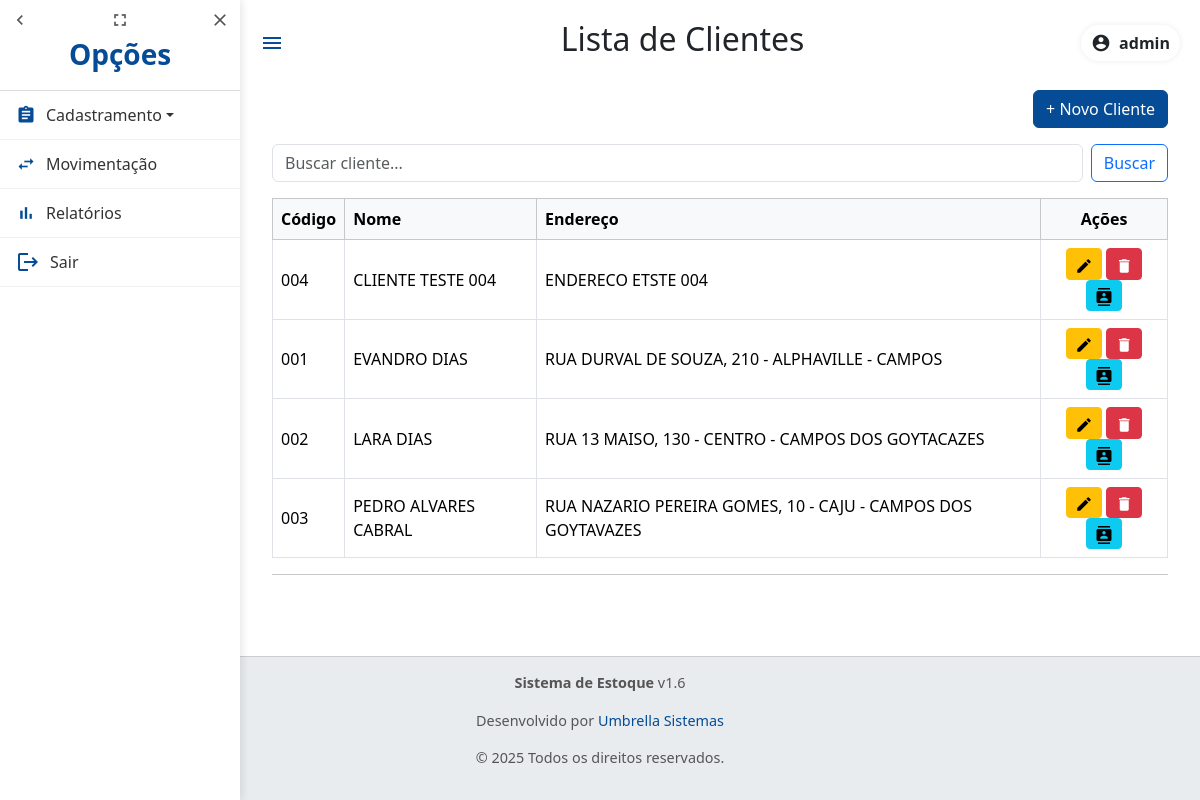
The app's page /clientes/ (signed in), older data.
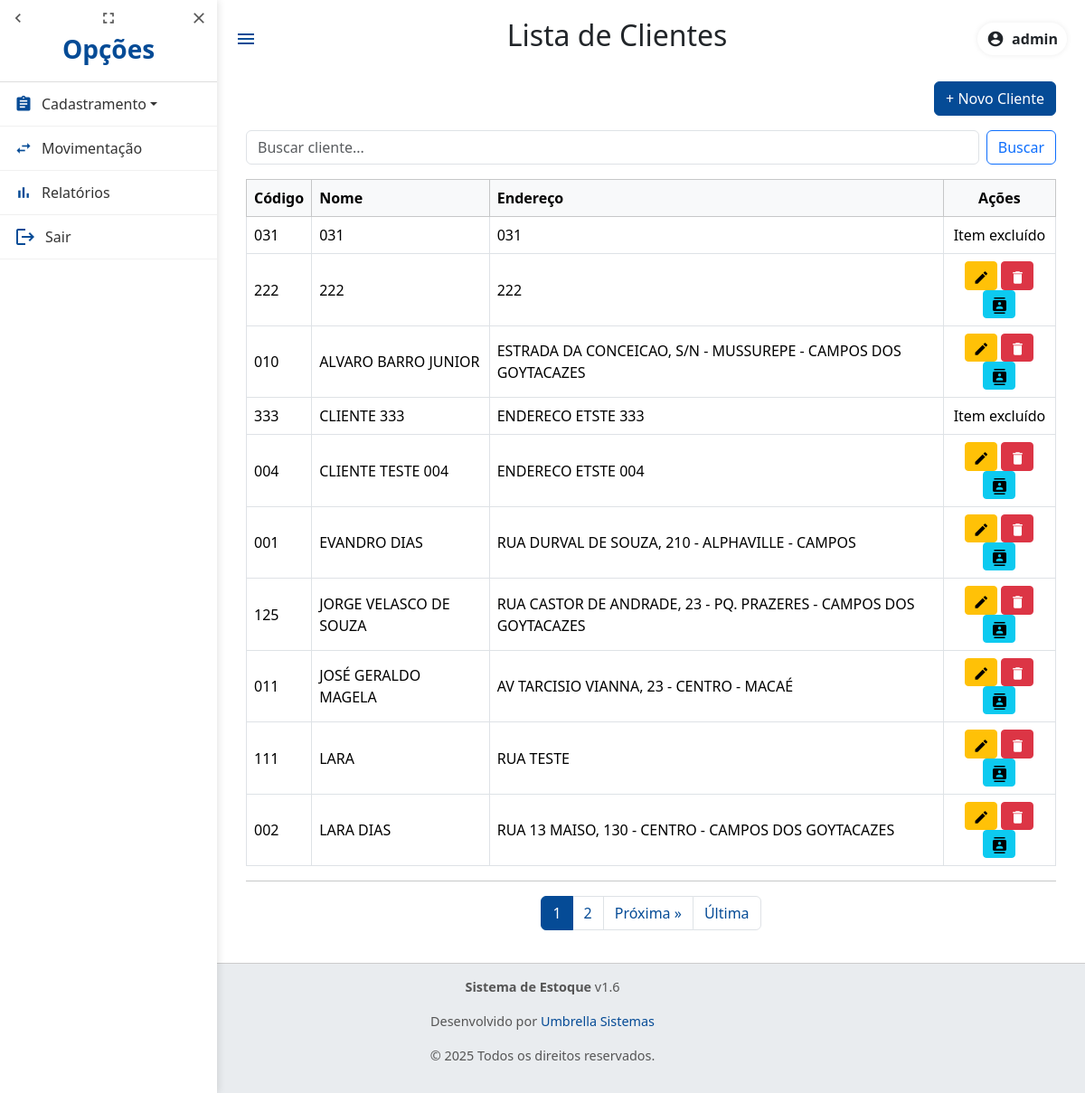
The same page, newer data.
### estoque/models.py (models this page shows, shortened)
class Cliente(models.Model):
    codigo = models.CharField(
        max_length=20,
        unique=True,
        verbose_name="Código"
    )
    nome = models.CharField(
        max_length=255,
        verbose_name="Nome"
    )
    endereco = models.CharField(
        max_length=255,
        verbose_name="Endereco",
        help_text="Endereço completo (Lograduro, N.Imovel, Bairro, Cidade, CEP)"
    )
    is_excluido = models.BooleanField(
        default=False,
        verbose_name="Excluído"
    )
    class Meta:
        verbose_name = "Cliente"
        verbose_name_plural = "Clientes"
        ordering = ['nome']

### estoque/views.py (the view)
# urls.py: path('clientes/', views.cliente_list, name='cliente_list'),
@login_required(login_url='login')
def cliente_list(request):
    query = request.GET.get('q')
    clientes = Cliente.objects.order_by('nome')
    if query:
        clientes = clientes.filter(nome__icontains=query)
    paginator = Paginator(clientes, 10)  # 10 produtos por página
    page_number = request.GET.get('page')
    clientes = paginator.get_page(page_number)
    return render(request, 'cliente_list.html', {'clientes': clientes})

### templates/cliente_list.html (shortened to what this page needs)
{% extends 'base.html' %}
{% block page_title %}Lista de Clientes{% endblock %}
{% block content %}
<div class="container mt-4">
    <div class="mb-3 text-end">
        <a href="{% url 'cliente_create' %}" class="btn btn-primary">+ Novo Cliente</a>
    </div>
    <form method="get" class="mb-3 d-flex" role="search">
        <input type="text" name="q" class="form-control me-2" placeholder="Buscar cliente..." value="{{ request.GET.q }}">
        <button type="submit" class="btn btn-outline-primary">Buscar</button>
    </form>
    <div class="table-responsive">
        <table class="table table-hover table-bordered align-middle">
            <thead class="table-light">
                <tr>
                    <th>Código</th>
                    <th>Nome</th>
                    <th>Endereço</th>
                    <th class="text-center">Ações</th>
                </tr>
            </thead>
            <tbody>
                {% for cliente in clientes %}
                    <tr>
                        <td>{{ cliente.codigo }}</td>
                        <td>{{ cliente.nome }}</td>
                        <td>{{ cliente.endereco }}</td>
                        <td class="text-center">
                            {% if not cliente.is_excluido %}
                                <a href="{% url 'cliente_update' cliente.pk %}" class="btn btn-sm btn-warning" title="Editar">
                                    <span class="material-icons">edit</span>
                                </a>
                                <a href="{% url 'cliente_delete' cliente.pk %}" class="btn btn-sm btn-danger" title="Excluir">
                                    <span class="material-icons">delete</span>
                                </a>
                                <button class="btn btn-sm btn-info ver-contatos" data-id="{{ cliente.pk }}" title="Ver Contatos">
                                    <span class="material-icons">contacts</span>
                                </button>
                            {% else %}
                                Item excluído
                            {% endif %}
                        </td>
                    </tr>
                {% empty %}
                    <tr><td colspan="4" class="text-center">Nenhum cliente cadastrado.</td></tr>
                {% endfor %}
            </tbody>
        </table>
        <hr>
        {% if clientes.has_other_pages %}
            <nav aria-label="Navegação de páginas">
            <ul class="pagination justify-content-center">
                {% for num in clientes.paginator.page_range %}
                {% if clientes.number == num %}
                    <li class="page-item active"><span class="page-link">{{ num }}</span></li>
                {% elif num > clientes.number|add:'-3' and num < clientes.number|add:'3' %}
                    <li class="page-item"><a class="page-link" href="?page={{ num }}{% if request.GET.q %}&q={{ request.GET.q }}{% endif %}">{{ num }}</a></li>
                {% endif %}
                {% endfor %}
                {% if clientes.has_next %}
                <li class="page-item">
                    <a class="page-link" href="?page={{ clientes.next_page_number }}{% if request.GET.q %}&q={{ request.GET.q }}{% endif %}">Próxima &raquo;</a>
                </li>
                <li class="page-item">
                    <a class="page-link" href="?page={{ clientes.paginator.num_pages }}{% if request.GET.q %}&q={{ request.GET.q }}{% endif %}">Última</a>
                </li>
                {% endif %}
            </ul>
            </nav>
        {% endif %}
    </div>
</div>
{% endblock %}

### templates/base.html (shortened to what this page needs)
{% load static %}
<!DOCTYPE html>
<html lang="pt-BR">
<head>
    <link rel="stylesheet" href="{% static 'css/style.css' %}">
    <link href="https://cdn.jsdelivr.net/npm/bootstrap@5.3.2/dist/css/bootstrap.min.css" rel="stylesheet">
</head>
<body>
<nav id="sidebar" class="sidebar">
    <div class="sidebar-header">
        <div class="menu-buttons">
            <span class="material-icons" onclick="toggleSidebar()">chevron_left</span>
            <span class="material-icons" onclick="expandSidebar()">fullscreen</span>
            <span class="material-icons" onclick="closeSidebar()">close</span>
        </div>
        <h3 class="logo-text">Opções</h3>
    </div>
    <ul class="menu">
        <li class="dropdown">
            <a href="#" class="dropdown-toggle" data-bs-toggle="dropdown">
                <span class="material-icons">assignment</span> Cadastramento
            </a>
        </li>
        <li>
            <a href="{% url 'produto_list' %}"><span class="material-icons">swap_horiz</span> Movimentação</a>
        </li>
        <li>
            <a href="{% url 'produto_list' %}"><span class="material-icons">bar_chart</span> Relatórios</a>
        </li>
        <li>
            <form method="post" action="{% url 'logout' %}" class="d-flex">
                <button type="submit" class="btn-logout">
                    <span class="material-icons">logout</span> Sair
                </button>
            </form>
        </li>
    </ul>
</nav>
<div class="content">
    <header class="app-header">
        <span class="material-icons hamburger" onclick="toggleSidebar()">menu</span>
        <h2>{% block page_title %}{% endblock %}</h2>
        <div class="user-bar">
            {% if request.user.is_authenticated %}
                <div class="user-chip">
                    <span class="material-icons">account_circle</span>
                    <span class="user-name">
                        {{ request.user.get_full_name|default:request.user.username }}
                    </span>
                </div>
            {% else %}
                <a href="{% url 'login' %}" class="btn btn-sm btn-primary">Entrar</a>
            {% endif %}
        </div>
    </header>
    <main>
        {% block content %}{% endblock %}
    </main>
</div>
<footer class="main-footer">
    <p><strong>Sistema de Estoque</strong> v1.6</p>
    <p>Desenvolvido por <a href="https://www.suaempresa.com.br" target="_blank">Umbrella Sistemas</a></p>
    <p>&copy; 2025 Todos os direitos reservados.</p>
</footer>
</body>
</html>

### static/css/style.css (style rules this page uses)
body { margin: 0; font-family: "Segoe UI", Arial, sans-serif; background-color: #f8f9fa; }
.sidebar { position: fixed; top: 0; left: 0; width: 240px; height: 100%; background: #ffffff; box-shadow: 2px 0 8px rgba(0,0,0,0.1); transition: width 0.3s ease, transform 0.3s ease; z-index: 1000; display: flex; flex-direction: column; }
.sidebar-header { padding: 10px; border-bottom: 1px solid #ddd; display: flex; flex-direction: column; align-items: center; }
.menu-buttons { display: flex; justify-content: space-between; width: 100%; }
.menu-buttons .material-icons { cursor: pointer; font-size: 20px; color: #555; transition: color 0.2s; }
.logo-text { margin-top: 8px; font-weight: bold; color: #054b96; }
.menu { list-style: none; padding: 0; margin: 0; flex: 1; }
.menu li { border-bottom: 1px solid #f0f0f0; }
.menu li a { display: flex; align-items: center; padding: 12px 16px; text-decoration: none; color: #333; font-weight: 500; transition: background 0.2s ease; }
.menu li a .material-icons { margin-right: 10px; font-size: 20px; color: #054b96; }
.content { margin-left: 240px; transition: margin-left 0.3s ease; padding: 20px; }
.hamburger { display: none; font-size: 28px; background: none; border: none; cursor: pointer; color: #054b96; }
.btn-primary { background-color: #054b96 !important; border-color: #054b96 !important; color: white !important; }
.btn-logout { background: none; border: none; padding: 12px 16px; font: inherit; color: #333; cursor: pointer; display: flex; align-items: center; width: 100%; text-align: left; }
.btn-logout .material-icons { margin-right: 10px; color: #054b96; }
.btn .material-icons { font-size: 18px; vertical-align: middle; line-height: 1; }
.pagination .page-item.active .page-link { background-color: #054b96; border-color: #054b96; color: white; }
.pagination .page-link { color: #054b96; }
html, body { height: 100%; }
body { display: flex; flex-direction: column; }
.content { flex: 1; }
.main-footer { padding: 15px; text-align: center; border-top: 1px solid #ccc; font-size: 0.9em; color: #555; background-color: #e9ecef; }
.main-footer a { color: #054b96; text-decoration: none; }
.app-header { display: flex; align-items: center; justify-content: space-between; gap: .75rem; }
.user-bar { display: flex; align-items: center; }
.user-chip { display: flex; align-items: center; gap: .5rem; background: #fff; padding: 6px 10px; border-radius: 999px; box-shadow: 0 0 6px rgba(0,0,0,0.08); }
.user-chip .material-icons { font-size: 20px; }
.user-name { font-weight: 600; }

Row changes from the older to the newer data that the page shows:
no longer on this page (row unchanged): Cliente: codigo "003", nome "PEDRO ALVARES CABRAL", endereco "RUA NAZARIO PEREIRA GOMES, 10 - CAJU - CAMPOS DOS GOYTAVAZES"
added Cliente: codigo "031", nome "031", endereco "031", is_excluido "Item excluído"
added Cliente: codigo "222", nome "222", endereco "222"
added Cliente: codigo "010", nome "ALVARO BARRO JUNIOR", endereco "ESTRADA DA CONCEICAO, S/N - MUSSUREPE - CAMPOS DOS GOYTACAZES"
added Cliente: codigo "333", nome "CLIENTE 333", endereco "ENDERECO ETSTE 333", is_excluido "Item excluído"
added Cliente: codigo "125", nome "JORGE VELASCO DE SOUZA", endereco "RUA CASTOR DE ANDRADE, 23 - PQ. PRAZERES - CAMPOS DOS GOYTACAZES"
added Cliente: codigo "011", nome "JOSÉ GERALDO MAGELA", endereco "AV TARCISIO VIANNA, 23 - CENTRO - MACAÉ"
added Cliente: codigo "111", nome "LARA", endereco "RUA TESTE"
Text that changed along with them:
new list line: "1"
new list line: "2"
text now shown: "Próxima » Última"
